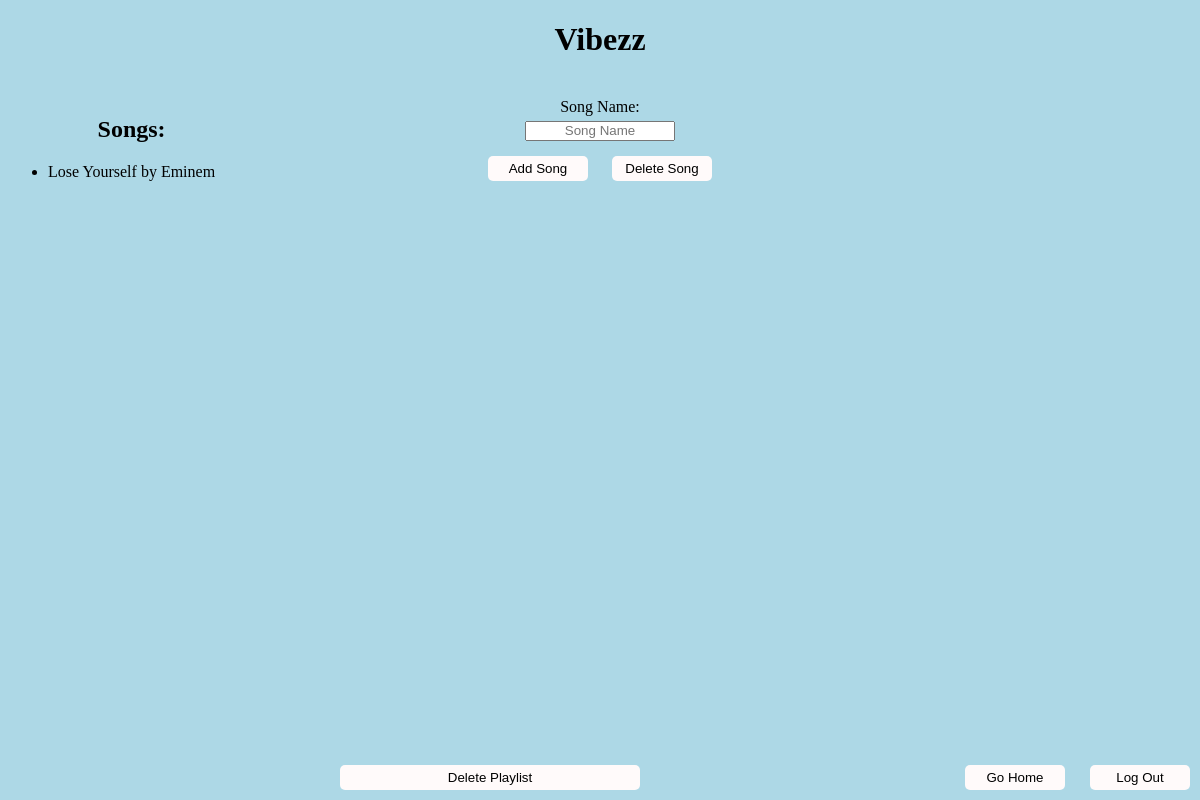
The app's page /playlist/Vibezz (signed in) with its own data.
### runner.py (models this page shows, shortened)
class Playlists(db.Model):
    __tablename__ = "Playlists"
    id = db.Column(db.Integer, primary_key = True)
    userkey = db.Column(db.Integer, nullable = False)
    name = db.Column(db.String, nullable = False)
    public = db.Column(db.Integer, nullable = False)

class Songs(db.Model):
    __tablename__ = "Songs"
    id = db.Column(db.Integer, primary_key = True)
    name = db.Column(db.String, nullable = False)
    albumkey = db.Column(db.Integer)
    genrekey = db.Column(db.Integer, nullable = False)
    artistkey = db.Column(db.Integer, nullable = False)

class Artists(db.Model):
    __tablename__ = "Artists"
    id = db.Column(db.Integer, primary_key = True)
    name = db.Column(db.String, nullable = False)

### runner.py (the view, shortened to what this page needs)
@app.route("/playlist/<playlistname>", methods = ["GET", "POST", "DELETE"])
@login_required
def playlist(playlistname):
    playlistname = playlistname.replace("%20", " ")
    playlist = Playlists.query.filter_by(name = playlistname).first()
    if playlist is not None:
        if request.method == "GET":
            ownsPlaylist = False
            if playlist.userkey == current_user.id:
                ownsPlaylist = True
            if playlist.public == 1 or playlist.userkey == current_user.id:
                songs = PlaylistsSongs.query.filter_by(playlistkey = playlist.id)
                listSongs = []
                listArtists = []
                for song in songs:
                    song = Songs.query.filter_by(id = song.songkey).first()
                    if song is not None:
                        artist = Artists.query.filter_by(id = song.artistkey).first()
                        if artist is not None:
                            listSongs.append(song.name)
                            listArtists.append(artist.name)
                return render_template("playlist.html", playlist = playlist, songs = listSongs, artists = listArtists, length = len(listSongs),
                                    ownsPlaylist = ownsPlaylist)

### runner.py (called while the page is built)
@login_manager.user_loader
def load_user(user_id):
    return Users.query.filter_by(id = user_id).first()

### templates/playlist.html (shortened to what this page needs)
<!DOCTYPE html>
<html lang = 'en'>
    <head>
        <link href="../static/stylesheet.css" rel="stylesheet">
    </head>
    <body>
        <h1 class="center">{{playlist.name}}</h1>
        <ul class = "upperLeft" type = "disc">
            <h2 class = "center">Songs:</h2>
            {% if not songs %}
                <li>No songs in playlist :(</li>
            {% else %}
                {% for i in range(0, length) %}
                    <li>{{songs[i]}} by {{artists[i]}}</li>
                {% endfor %}
            {% endif %}
        </ul>
        <br>
        {% if ownsPlaylist %}
            <div class="centerDiv">
                <form>
                    <label for="newSong">Song Name:</label><br>
                    <input type="text" class = "textbox" id="newSong" name="newSong" placeholder="Song Name"><br>
                    <button type="button" id = "addSong">Add Song</button>
                    <button type="button" id = "deleteSong">Delete Song</button>
                </form>
            </div>
            <button type="button" class="delete" onclick="deletePlaylist()">Delete Playlist</button>
        {% endif %}
        <button type="button" class="home" onclick="goHome()">Go Home</button>
        <button type="button" class="exit" id="logout" onclick="logout()">Log Out</button>
    </body>
</html>

### static/stylesheet.css (style rules this page uses)
body { background-color: lightblue; }
button { width: 100px; padding: 5px 5px; border-radius: 5px; border: none; margin: 10px; background-color: snow; }
input { width: 150px; height: 20px; margin: 5px; }
.center { text-align: center; }
.textbox { text-align: center; }
.centerDiv { background-position: center; align-items: center; text-align: center; display: flex; justify-content: center; }
* { box-sizing: border-box; }
.upperLeft { position: absolute; }
.exit { position: absolute; right: 0px; bottom: 0px; }
.home { position: absolute; right: 125px; bottom: 0px; }
.delete { position: absolute; right: 550px; width: 300px; bottom: 0px; }

### records on screen
Playlists: name "Vibezz"
Songs: name "Lose Yourself"
Artists: name "Eminem"
